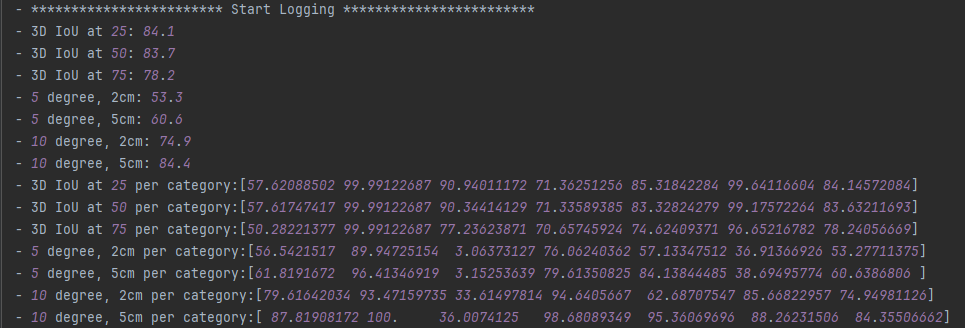
#> input picture REAL275.png, 965 x 328 px
$ python -i data_utils.py   (imports and definitions only)
#> lines starting #> are read from the running program, lines starting #| are printed output that depends on the picture; after the words box and inside, x2 and y2 are one past the last pixel; in counts of white or black regions, pixels touching at a corner belong together
#> further down, picture is the input picture: shape (328, 965, 3); mean B, G, R 51.2, 48.8, 49.9
import os
import torch
import cv2
import numpy as np
import collections

import math
import numpy as np


# [148 lines left out: functions generate_augmentation, random_rotate_matrix, calculateRotationError, eulerAngle2EulerLabel, eulerLabel2EulerAngle, eulerAngles2rotationMat and 2 more, not called in this run]


def rand_range(rng, lo, hi):
    return rng.rand()*(hi-lo)+lo

def gaussian_noise(rng, img, sigma):
    """add gaussian noise of given sigma to image"""
    img = img + rng.randn(*img.shape) * sigma
    img = np.clip(img, 0, 255).astype('uint8')
    return img

# [18 lines left out: function linear_motion_blur, not called in this run]

def rgb_add_noise(img):
    rng = np.random
    # apply HSV augmentor
    if rng.rand() > 0:
        hsv_img = cv2.cvtColor(img, cv2.COLOR_BGR2HSV).astype(np.uint16)
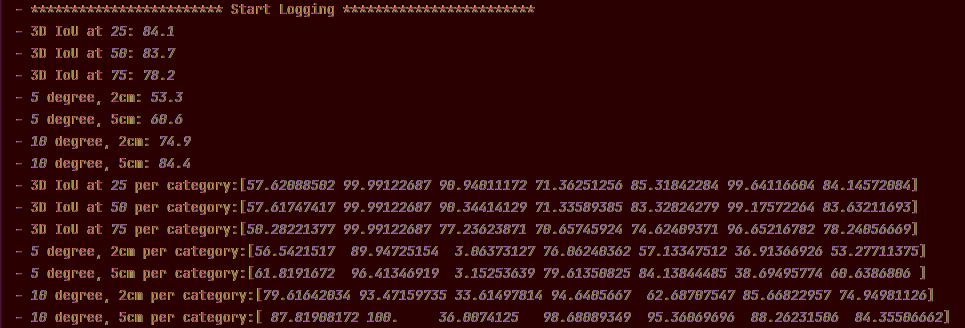
#> hsv_img: shape (328, 965, 3) uint16; mean B, G, R 11.6, 12.1, 53.2
        hsv_img[:, :, 1] = hsv_img[:, :, 1] * rand_range(rng, 1.25, 1.45)
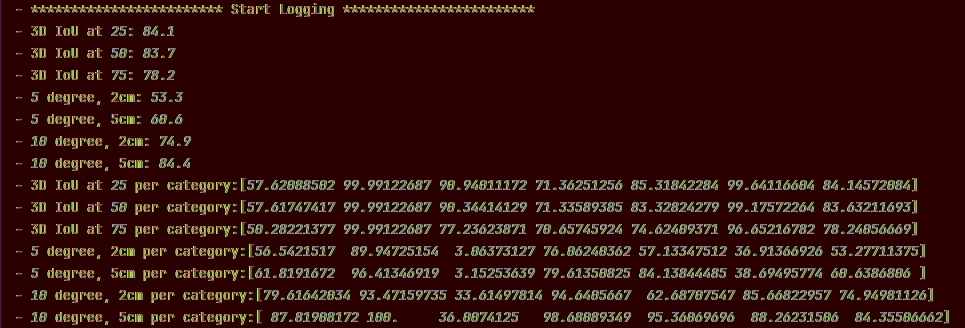
#> hsv_img: shape (328, 965, 3) uint16; 13.31% of pixels changed, all inside (x1, y1, x2, y2) = (0, 0, 949, 328)
        hsv_img[:, :, 2] = hsv_img[:, :, 2] * rand_range(rng, 1.15, 1.35)
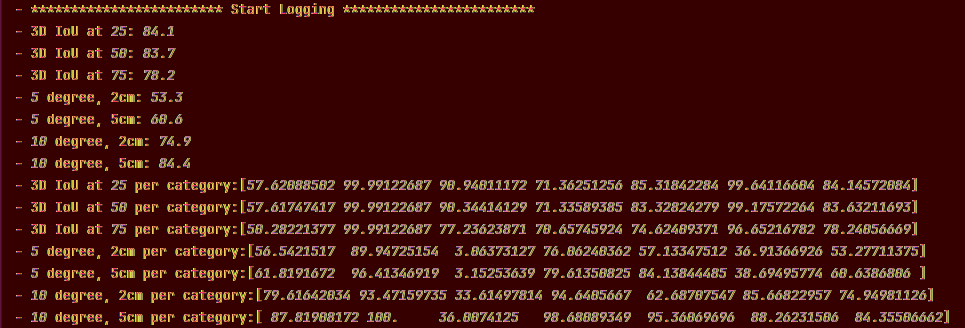
#> hsv_img: shape (328, 965, 3) uint16; mean B, G, R 11.6, 16.8, 67
        hsv_img[:, :, 1] = np.clip(hsv_img[:, :, 1], 0, 255)
        hsv_img[:, :, 2] = np.clip(hsv_img[:, :, 2], 0, 255)
        img = cv2.cvtColor(hsv_img.astype(np.uint8), cv2.COLOR_HSV2BGR)
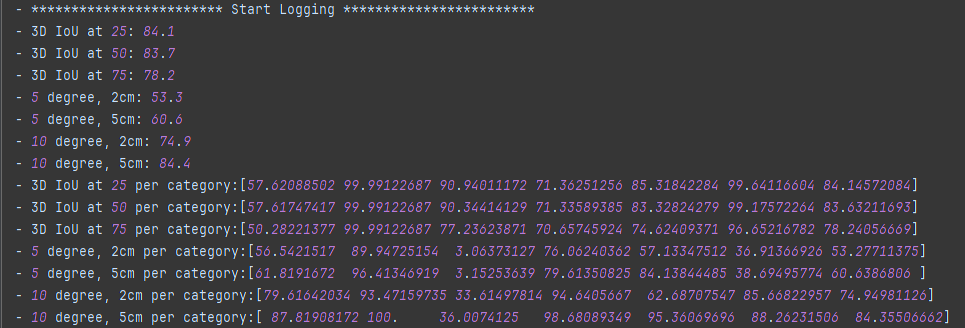
#> img: shape (328, 965, 3); mean B, G, R 63.4, 59.1, 61

    if rng.rand() > .8:  # sharpen
        kernel = -np.ones((3, 3))
        kernel[1, 1] = rng.rand() * 3 + 9
        kernel /= kernel.sum()
        img = cv2.filter2D(img, -1, kernel)

    if rng.rand() > 0.8:  # motion blur
        r_angle = int(rng.rand() * 360)
        r_len = int(rng.rand() * 15) + 1
        img = linear_motion_blur(img, r_angle, r_len)

    if rng.rand() > 0.8:
        if rng.rand() > 0.2:
            img = cv2.GaussianBlur(img, (3, 3), rng.rand())
        else:
            img = cv2.GaussianBlur(img, (5, 5), rng.rand())

    if rng.rand() > 0.2:
        img = gaussian_noise(rng, img, rng.randint(15))
    else:
        img = gaussian_noise(rng, img, rng.randint(25))

    if rng.rand() > 0.8:
        img = img + np.random.normal(loc=0.0, scale=7.0, size=img.shape)

    return np.clip(img, 0, 255).astype(np.uint8)

# [68 lines left out: functions load_depth, load_composed_depth, get_bbox, not called in this run]


# Full kernels
FULL_KERNEL_3 = np.ones((3, 3), np.uint8)
FULL_KERNEL_5 = np.ones((5, 5), np.uint8)
FULL_KERNEL_7 = np.ones((7, 7), np.uint8)
FULL_KERNEL_9 = np.ones((9, 9), np.uint8)
FULL_KERNEL_31 = np.ones((31, 31), np.uint8)

# 3x3 cross kernel
CROSS_KERNEL_3 = np.asarray(
    [
        [0, 1, 0],
        [1, 1, 1],
        [0, 1, 0],
    ], dtype=np.uint8)

# 5x5 cross kernel
CROSS_KERNEL_5 = np.asarray(
    [
        [0, 0, 1, 0, 0],
        [0, 0, 1, 0, 0],
        [1, 1, 1, 1, 1],
        [0, 0, 1, 0, 0],
        [0, 0, 1, 0, 0],
    ], dtype=np.uint8)

# 5x5 diamond kernel
DIAMOND_KERNEL_5 = np.array(
    [
        [0, 0, 1, 0, 0],
        [0, 1, 1, 1, 0],
        [1, 1, 1, 1, 1],
        [0, 1, 1, 1, 0],
        [0, 0, 1, 0, 0],
    ], dtype=np.uint8)

# 7x7 cross kernel
CROSS_KERNEL_7 = np.asarray(
    [
        [0, 0, 0, 1, 0, 0, 0],
        [0, 0, 0, 1, 0, 0, 0],
        [0, 0, 0, 1, 0, 0, 0],
        [1, 1, 1, 1, 1, 1, 1],
        [0, 0, 0, 1, 0, 0, 0],
        [0, 0, 0, 1, 0, 0, 0],
        [0, 0, 0, 1, 0, 0, 0],
    ], dtype=np.uint8)

# 7x7 diamond kernel
DIAMOND_KERNEL_7 = np.asarray(
    [
        [0, 0, 0, 1, 0, 0, 0],
        [0, 0, 1, 1, 1, 0, 0],
        [0, 1, 1, 1, 1, 1, 0],
        [1, 1, 1, 1, 1, 1, 1],
        [0, 1, 1, 1, 1, 1, 0],
        [0, 0, 1, 1, 1, 0, 0],
        [0, 0, 0, 1, 0, 0, 0],
    ], dtype=np.uint8)


# [401 lines left out: functions fill_in_fast, fill_in_multiscale_old, fill_in_multiscale, fill_missing, not called in this run]

>>> import cv2
>>> picture = cv2.imread('../REAL275.png')
>>> result = rgb_add_noise(picture)
